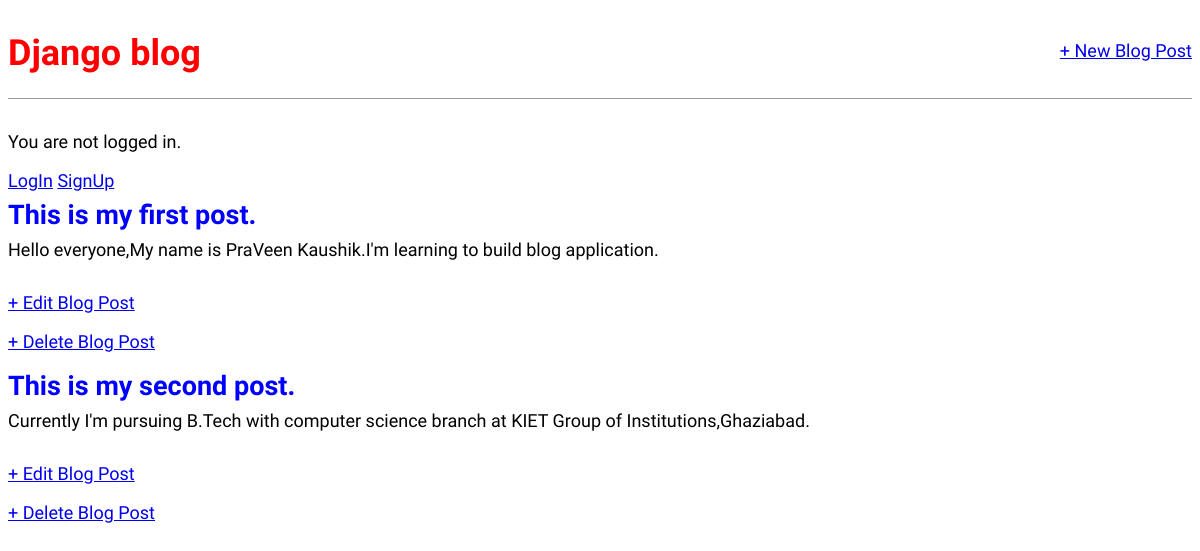
The app's page /, older data.
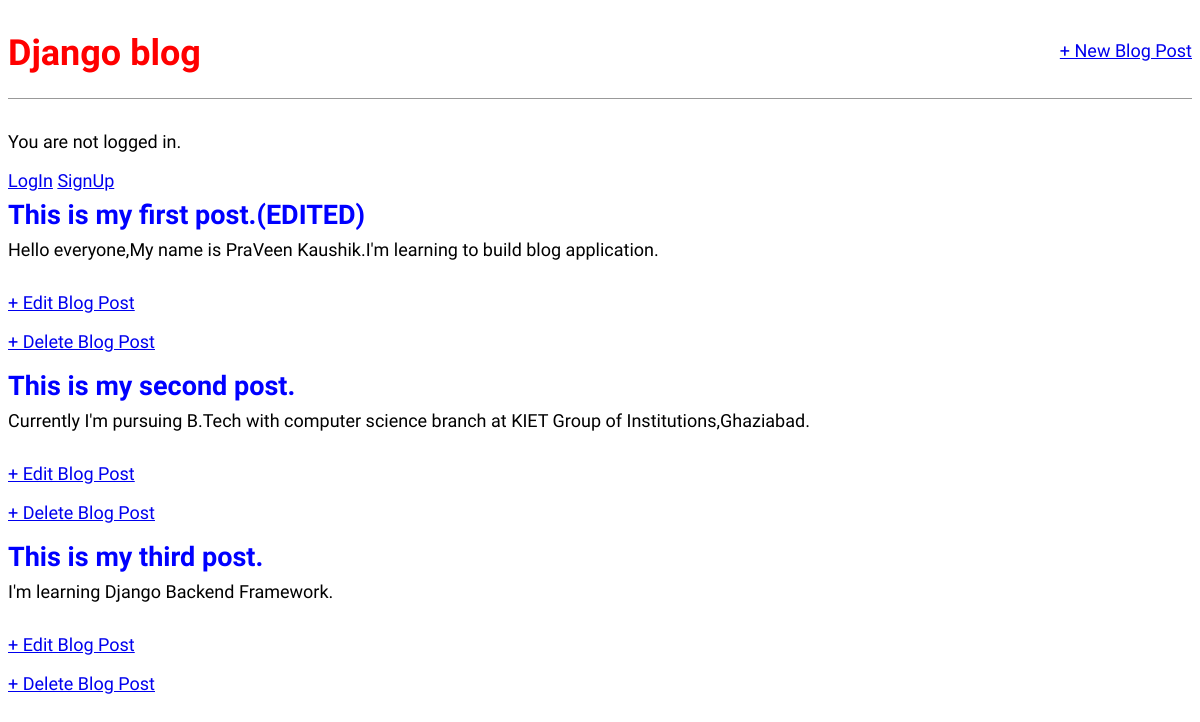
The same page, newer data.
### blog/models.py (models this page shows, shortened)
class Post(models.Model):
    title=models.CharField(max_length=200)
    body=models.TextField()
    author=models.ForeignKey(
        'auth.User',
        on_delete=models.CASCADE
    )

### blog/views.py (the view)
# urls.py: path('',BlogListView.as_view(),name='home'),
class BlogListView(ListView):
    model=Post
    template_name='home.html'
    context_object_name='Post_objects'

### templates/home.html
{% extends 'base.html' %}
{% block content %}
    {% for post in Post_objects %}
    <div class='post-entry'>
        <h2><a href="{% url 'post_detail' post.pk %}">{{post.title}}</a></h2>
        <p>{{post.body}}</p>
    </div>
    <p><a href="{% url 'post_edit' post.pk %}">+ Edit Blog Post</a></p>
    <p><a href="{% url 'post_delete' post.pk %}">+ Delete Blog Post</a></p>
    {% endfor %}
{% endblock content %}

### templates/base.html (shortened to what this page needs)
{% load static %}
<!DOCTYPE html>
<html lang="en">
  <head>
    <link href="{% static 'css/base.css' %}" rel="stylesheet" />
  </head>
  <body>
    <header>
      <div class="nav-left">
        <h1><a href="{% url 'home' %}">Django blog</a></h1>
      </div>
      <div class="nav-right">
        <a href="{% url 'post_new' %}">+ New Blog Post</a>
      </div>
    </header>
    {% if user.is_authenticated %}
      <p>{{user.username}}</p>
      <form method="post" action="{% url 'logout' %}">
        {% csrf_token %}
        <button type="submit">Log out</button>
      </form>
    {% else %}
      <p>You are not logged in.</p>
      <a href="{% url 'login' %}">LogIn</a>
      <a href="{% url 'signup' %}">SignUp</a>
    {% endif %}
    <div>{% block content %} {% endblock content %}</div>
  </body>
</html>

### static/css/base.css (style rules this page uses)
body { font-family: "Source Sans Pro", sans-serif; font-size: 18px; }
header { border-bottom: 1px solid #999; margin-bottom: 2rem; display: flex; }
header h1 a { color: red; text-decoration: none; }
.nav-left { margin-right: auto; }
.nav-right { display: flex; padding-top: 2rem; }
.post-entry { margin-bottom: 2rem; }
.post-entry h2 { margin: 0.5rem 0; }
.post-entry h2 a, .post-entry h2 a:visited { color: blue; text-decoration: none; }
.post-entry p { margin: 0; font-weight: 400; }

Row changes from the older to the newer data that the page shows:
changed Post: title "This is my first post." → "This is my first post.(EDITED)"
added Post: title "This is my third post.", body "I'm learning Django Backend Framework."
